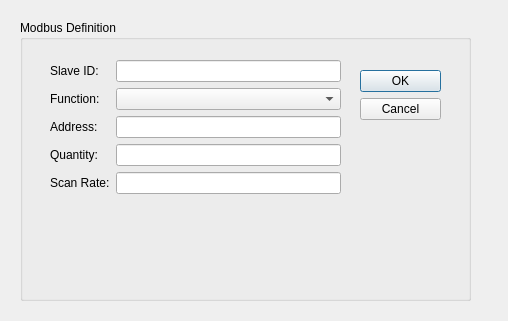
<?xml version="1.0" encoding="UTF-8"?>
<ui version="4.0">
 <class>Dialog_ModbusDefinition</class>
 <widget class="QDialog" name="Dialog_ModbusDefinition">
  <property name="geometry">
   <rect>
    <x>0</x>
    <y>0</y>
    <width>508</width>
    <height>321</height>
   </rect>
  </property>
  <property name="windowTitle">
   <string>Dialog</string>
  </property>
  <widget class="QGroupBox" name="groupBox">
   <property name="geometry">
    <rect>
     <x>20</x>
     <y>20</y>
     <width>451</width>
     <height>281</height>
    </rect>
   </property>
   <property name="title">
    <string>Modbus Definition</string>
   </property>
   <widget class="QWidget" name="formLayoutWidget">
    <property name="geometry">
     <rect>
      <x>30</x>
      <y>40</y>
      <width>291</width>
      <height>191</height>
     </rect>
    </property>
    <layout class="QFormLayout" name="formLayout">
     <item row="0" column="0">
      <widget class="QLabel" name="label">
       <property name="text">
        <string>Slave ID:</string>
       </property>
      </widget>
     </item>
     <item row="0" column="1">
      <widget class="QLineEdit" name="lineEdit_SlaveID"/>
     </item>
     <item row="1" column="0">
      <widget class="QLabel" name="label_2">
       <property name="text">
        <string>Function:</string>
       </property>
      </widget>
     </item>
     <item row="1" column="1">
      <widget class="QComboBox" name="comboBox_function"/>
     </item>
     <item row="2" column="0">
      <widget class="QLabel" name="label_3">
       <property name="text">
        <string>Address:</string>
       </property>
      </widget>
     </item>
     <item row="2" column="1">
      <widget class="QLineEdit" name="lineEdit_address"/>
     </item>
     <item row="3" column="0">
      <widget class="QLabel" name="label_4">
       <property name="text">
        <string>Quantity:</string>
       </property>
      </widget>
     </item>
     <item row="4" column="0">
      <widget class="QLabel" name="label_5">
       <property name="text">
        <string>Scan Rate:</string>
       </property>
      </widget>
     </item>
     <item row="3" column="1">
      <widget class="QLineEdit" name="lineEdit_quantity"/>
     </item>
     <item row="4" column="1">
      <widget class="QLineEdit" name="lineEdit_scanRate"/>
     </item>
    </layout>
   </widget>
   <widget class="QDialogButtonBox" name="buttonBox">
    <property name="geometry">
     <rect>
      <x>340</x>
      <y>50</y>
      <width>81</width>
      <height>121</height>
     </rect>
    </property>
    <property name="orientation">
     <enum>Qt::Vertical</enum>
    </property>
    <property name="standardButtons">
     <set>QDialogButtonBox::Cancel|QDialogButtonBox::Ok</set>
    </property>
   </widget>
  </widget>
 </widget>
 <resources/>
 <connections>
  <connection>
   <sender>buttonBox</sender>
   <signal>accepted()</signal>
   <receiver>Dialog_ModbusDefinition</receiver>
   <slot>accept()</slot>
   <hints>
    <hint type="sourcelabel">
     <x>248</x>
     <y>254</y>
    </hint>
    <hint type="destinationlabel">
     <x>157</x>
     <y>274</y>
    </hint>
   </hints>
  </connection>
  <connection>
   <sender>buttonBox</sender>
   <signal>rejected()</signal>
   <receiver>Dialog_ModbusDefinition</receiver>
   <slot>reject()</slot>
   <hints>
    <hint type="sourcelabel">
     <x>316</x>
     <y>260</y>
    </hint>
    <hint type="destinationlabel">
     <x>286</x>
     <y>274</y>
    </hint>
   </hints>
  </connection>
 </connections>
</ui>
